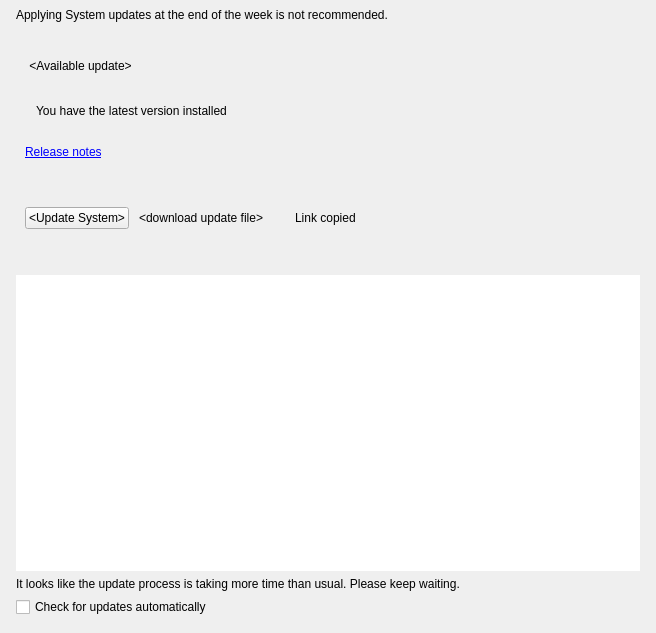
<?xml version="1.0" encoding="UTF-8"?>
<ui version="4.0">
 <class>QnServerUpdatesWidget</class>
 <widget class="QWidget" name="QnServerUpdatesWidget">
  <property name="geometry">
   <rect>
    <x>0</x>
    <y>0</y>
    <width>656</width>
    <height>633</height>
   </rect>
  </property>
  <layout class="QVBoxLayout" name="verticalLayout" stretch="0,0,1">
   <property name="spacing">
    <number>0</number>
   </property>
   <property name="leftMargin">
    <number>0</number>
   </property>
   <property name="topMargin">
    <number>0</number>
   </property>
   <property name="rightMargin">
    <number>0</number>
   </property>
   <property name="bottomMargin">
    <number>0</number>
   </property>
   <item>
    <widget class="nx::client::desktop::Panel" name="dayWarningBanner" native="true">
     <layout class="QHBoxLayout" name="horizontalLayout_4">
      <property name="leftMargin">
       <number>16</number>
      </property>
      <property name="topMargin">
       <number>8</number>
      </property>
      <property name="rightMargin">
       <number>16</number>
      </property>
      <property name="bottomMargin">
       <number>8</number>
      </property>
      <item>
       <widget class="QLabel" name="dayWarningLabel">
        <property name="text">
         <string>Applying System updates at the end of the week is not recommended.</string>
        </property>
       </widget>
      </item>
     </layout>
    </widget>
   </item>
   <item>
    <widget class="nx::client::desktop::Panel" name="controlsPanel" native="true">
     <layout class="QVBoxLayout" name="controlsVerticalLayout">
      <property name="leftMargin">
       <number>16</number>
      </property>
      <property name="topMargin">
       <number>16</number>
      </property>
      <property name="rightMargin">
       <number>16</number>
      </property>
      <property name="bottomMargin">
       <number>16</number>
      </property>
      <item>
       <widget class="QStackedWidget" name="titleStackedWidget">
        <property name="currentIndex">
         <number>0</number>
        </property>
        <widget class="QWidget" name="selectUpdateTypePage">
         <layout class="QHBoxLayout" name="titleHorizontalLayout">
          <property name="spacing">
           <number>2</number>
          </property>
          <item>
           <widget class="QPushButton" name="selectUpdateTypeButton">
            <property name="focusPolicy">
             <enum>Qt::TabFocus</enum>
            </property>
            <property name="text">
             <string notr="true">&lt;Available update&gt;</string>
            </property>
            <property name="iconSize">
             <size>
              <width>20</width>
              <height>20</height>
             </size>
            </property>
            <property name="flat">
             <bool>true</bool>
            </property>
           </widget>
          </item>
          <item>
           <spacer name="horizontalSpacer_4">
            <property name="orientation">
             <enum>Qt::Horizontal</enum>
            </property>
            <property name="sizeHint" stdset="0">
             <size>
              <width>40</width>
              <height>20</height>
             </size>
            </property>
           </spacer>
          </item>
          <item>
           <widget class="QPushButton" name="refreshButton">
            <property name="sizePolicy">
             <sizepolicy hsizetype="Fixed" vsizetype="Fixed">
              <horstretch>0</horstretch>
              <verstretch>0</verstretch>
             </sizepolicy>
            </property>
            <property name="minimumSize">
             <size>
              <width>20</width>
              <height>20</height>
             </size>
            </property>
            <property name="maximumSize">
             <size>
              <width>20</width>
              <height>20</height>
             </size>
            </property>
            <property name="mouseTracking">
             <bool>true</bool>
            </property>
            <property name="focusPolicy">
             <enum>Qt::TabFocus</enum>
            </property>
            <property name="iconSize">
             <size>
              <width>20</width>
              <height>20</height>
             </size>
            </property>
            <property name="flat">
             <bool>true</bool>
            </property>
           </widget>
          </item>
         </layout>
        </widget>
        <widget class="QWidget" name="updatingPage">
         <layout class="QHBoxLayout" name="updatingPageHorizontalLayout">
          <item>
           <widget class="QLabel" name="updatingTitleLabel">
            <property name="text">
             <string>Updating to...</string>
            </property>
           </widget>
          </item>
          <item>
           <spacer name="horizontalSpacer_5">
            <property name="orientation">
             <enum>Qt::Horizontal</enum>
            </property>
            <property name="sizeHint" stdset="0">
             <size>
              <width>476</width>
              <height>20</height>
             </size>
            </property>
           </spacer>
          </item>
         </layout>
        </widget>
       </widget>
      </item>
      <item>
       <widget class="QStackedWidget" name="versionStackedWidget">
        <property name="currentIndex">
         <number>2</number>
        </property>
        <widget class="QWidget" name="versionPage">
         <layout class="QHBoxLayout" name="horizontalLayout_6">
          <item>
           <widget class="QLabel" name="targetVersionLabel">
            <property name="text">
             <string notr="true">3.0.0.12345</string>
            </property>
           </widget>
          </item>
         </layout>
        </widget>
        <widget class="QWidget" name="checkingPage">
         <layout class="QHBoxLayout" name="horizontalLayout_7">
          <item>
           <widget class="nx::client::desktop::BusyIndicatorWidget" name="checkingProgress" native="true"/>
          </item>
          <item>
           <spacer name="horizontalSpacer">
            <property name="orientation">
             <enum>Qt::Horizontal</enum>
            </property>
            <property name="sizeHint" stdset="0">
             <size>
              <width>534</width>
              <height>20</height>
             </size>
            </property>
           </spacer>
          </item>
         </layout>
        </widget>
        <widget class="QWidget" name="latestVersionPage">
         <layout class="QHBoxLayout" name="horizontalLayout_8" stretch="0,1">
          <property name="spacing">
           <number>4</number>
          </property>
          <item>
           <widget class="QLabel" name="latestVersionIconLabel">
            <property name="text">
             <string/>
            </property>
           </widget>
          </item>
          <item>
           <widget class="QLabel" name="latestVersionBannerLabel">
            <property name="text">
             <string>You have the latest version installed</string>
            </property>
           </widget>
          </item>
         </layout>
        </widget>
       </widget>
      </item>
      <item>
       <widget class="QStackedWidget" name="infoStackedWidget">
        <property name="currentIndex">
         <number>0</number>
        </property>
        <widget class="QWidget" name="releaseNotesPage">
         <layout class="QVBoxLayout" name="verticalLayout_3">
          <property name="bottomMargin">
           <number>8</number>
          </property>
          <item>
           <widget class="QLabel" name="releaseNotesLabel">
            <property name="text">
             <string notr="true" extracomment="Text should not be translatable, set from cpp">&lt;a href='notes'&gt;Release notes&lt;/a&gt;</string>
            </property>
           </widget>
          </item>
          <item>
           <widget class="QLabel" name="releaseDescriptionLabel">
            <property name="text">
             <string notr="true">&lt;Here will be release description (if not empty)&gt;</string>
            </property>
           </widget>
          </item>
         </layout>
        </widget>
        <widget class="QWidget" name="errorPage">
         <layout class="QHBoxLayout" name="horizontalLayout">
          <property name="bottomMargin">
           <number>8</number>
          </property>
          <item>
           <widget class="QLabel" name="errorLabel">
            <property name="text">
             <string notr="true"/>
            </property>
           </widget>
          </item>
         </layout>
        </widget>
        <widget class="QWidget" name="emptyInfoPage"/>
       </widget>
      </item>
      <item>
       <widget class="QStackedWidget" name="updateStackedWidget">
        <property name="currentIndex">
         <number>0</number>
        </property>
        <widget class="QWidget" name="updateControlsPage">
         <layout class="QHBoxLayout" name="horizontalLayout_12">
          <item>
           <widget class="QPushButton" name="updateButton">
            <property name="text">
             <string notr="true">&lt;Update System&gt;</string>
            </property>
           </widget>
          </item>
          <item>
           <widget class="QPushButton" name="downloadButton">
            <property name="text">
             <string notr="true">&lt;download update file&gt;</string>
            </property>
            <property name="flat">
             <bool>true</bool>
            </property>
           </widget>
          </item>
          <item>
           <widget class="QWidget" name="linkCopiedWidget" native="true">
            <layout class="QHBoxLayout" name="horizontalLayout_5">
             <item>
              <widget class="QLabel" name="linkCopiedIconLabel">
               <property name="text">
                <string notr="true"/>
               </property>
              </widget>
             </item>
             <item>
              <widget class="QLabel" name="linkCopiedLabel">
               <property name="text">
                <string>Link copied</string>
               </property>
              </widget>
             </item>
            </layout>
            <zorder>linkCopiedLabel</zorder>
            <zorder>linkCopiedIconLabel</zorder>
           </widget>
          </item>
          <item>
           <spacer name="horizontalSpacer_3">
            <property name="orientation">
             <enum>Qt::Horizontal</enum>
            </property>
            <property name="sizeHint" stdset="0">
             <size>
              <width>40</width>
              <height>20</height>
             </size>
            </property>
           </spacer>
          </item>
         </layout>
        </widget>
        <widget class="QWidget" name="updateProgressPage">
         <layout class="QHBoxLayout" name="horizontalLayout_3">
          <item>
           <widget class="QProgressBar" name="updateProgess"/>
          </item>
          <item>
           <widget class="QPushButton" name="cancelButton">
            <property name="text">
             <string>Cancel</string>
            </property>
           </widget>
          </item>
         </layout>
        </widget>
       </widget>
      </item>
     </layout>
    </widget>
   </item>
   <item>
    <widget class="QWidget" name="widget" native="true">
     <layout class="QVBoxLayout" name="verticalLayout_2" stretch="1,0,0">
      <property name="leftMargin">
       <number>16</number>
      </property>
      <property name="topMargin">
       <number>16</number>
      </property>
      <property name="rightMargin">
       <number>16</number>
      </property>
      <property name="bottomMargin">
       <number>16</number>
      </property>
      <item>
       <widget class="QTableView" name="tableView">
        <property name="focusPolicy">
         <enum>Qt::NoFocus</enum>
        </property>
        <property name="frameShape">
         <enum>QFrame::NoFrame</enum>
        </property>
        <property name="editTriggers">
         <set>QAbstractItemView::NoEditTriggers</set>
        </property>
        <property name="selectionMode">
         <enum>QAbstractItemView::NoSelection</enum>
        </property>
        <property name="selectionBehavior">
         <enum>QAbstractItemView::SelectRows</enum>
        </property>
        <property name="horizontalScrollMode">
         <enum>QAbstractItemView::ScrollPerPixel</enum>
        </property>
        <property name="showGrid">
         <bool>false</bool>
        </property>
        <attribute name="horizontalHeaderHighlightSections">
         <bool>false</bool>
        </attribute>
        <attribute name="verticalHeaderVisible">
         <bool>false</bool>
        </attribute>
       </widget>
      </item>
      <item>
       <widget class="QLabel" name="longUpdateWarning">
        <property name="text">
         <string>It looks like the update process is taking more time than usual. Please keep waiting.</string>
        </property>
       </widget>
      </item>
      <item>
       <widget class="QCheckBox" name="updatesNotificationCheckbox">
        <property name="text">
         <string>Check for updates automatically</string>
        </property>
       </widget>
      </item>
     </layout>
    </widget>
   </item>
  </layout>
 </widget>
 <customwidgets>
  <customwidget>
   <class>nx::client::desktop::Panel</class>
   <extends>QWidget</extends>
   <header location="global">nx/client/desktop/common/widgets/panel.h</header>
   <container>1</container>
  </customwidget>
  <customwidget>
   <class>nx::client::desktop::BusyIndicatorWidget</class>
   <extends>QWidget</extends>
   <header location="global">nx/client/desktop/common/widgets/busy_indicator.h</header>
   <container>1</container>
  </customwidget>
 </customwidgets>
 <resources/>
 <connections/>
</ui>
